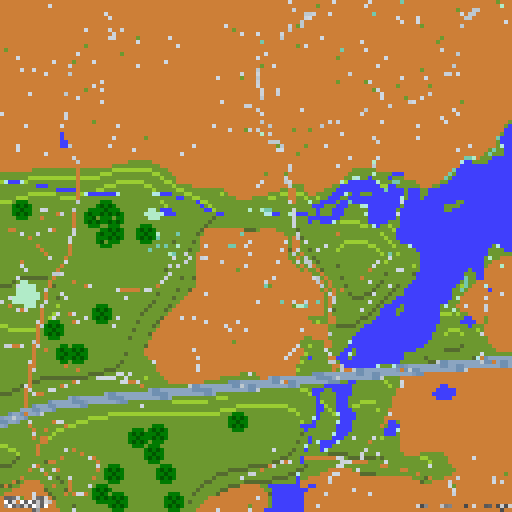

Write Python code to recreate this figure.
import requests
from PIL import Image
import numpy as np
from io import BytesIO
import os
from scipy.ndimage import gaussian_filter, binary_dilation
import random

def get_google_maps_snapshot(lat, lng, api_key, zoom=15, size=(640, 640)):
    """
    Fetch a snapshot from the Google Maps Static API.

    Args:
    - lat (float): Latitude of the center point.
    - lng (float): Longitude of the center point.
    - api_key (str): Google Maps API key.
    - zoom (int): Zoom level for the map.
    - size (tuple): Size of the map image.

    Returns:
    - PIL.Image.Image: The fetched map image.
    """
    base_url = "https://maps.googleapis.com/maps/api/staticmap?"
    scale = 2  # High-resolution scale

    # Style parameter to hide labels and text
    style = [
        "feature:all|element:labels|visibility:off",  # Remove all labels
        "feature:poi|element:labels|visibility:off",  # Remove points of interest labels
        "feature:road|element:labels|visibility:off",  # Remove road labels
    ]

    # Combine styles into a string for the URL
    style_param = "&".join([f"style={s}" for s in style])

    params = {
        "center": f"{lat},{lng}",
        "zoom": zoom,
        "size": f"{size[0]}x{size[1]}",
        "scale": scale,
        "maptype": "default",
        "key": api_key
    }

    # Append the styles to the URL
    response = requests.get(base_url + style_param, params=params)
    if response.status_code == 200:
        return Image.open(BytesIO(response.content))
    else:
        raise Exception(f"Errors: {response.status_code}, {response.text}")

def convert_to_minecraft_palette(image, max_distance=30):
    """
    Convert image colors to a Minecraft-like palette by mapping each pixel to the closest palette color,
    and apply depth algorithm to water areas.

    Args:
    - image (PIL.Image.Image): The input image.
    - max_distance (float): The maximum color distance to consider for mapping.

    Returns:
    - PIL.Image.Image: The transformed image.
    """
    # Minecraft color palette
    # Original color -> Mapped Minecraft color
    palette = {
        'grass': ((211, 248, 226), (108, 152, 47)),    # Light green -> Grass green
        'water': ((144, 218, 238), (64, 63, 252)),     # Light blue -> Water blue
        'light_grey': ((233, 234, 239), (205, 127, 55)),  # Light grey -> Brown
        # Add more mappings if needed
    }

    # Extract the palette colors and their corresponding Minecraft colors
    original_colors = np.array([color[0] for color in palette.values()])
    minecraft_colors = np.array([color[1] for color in palette.values()])

    # Ensure the image is in RGB mode
    if image.mode != 'RGB':
        image = image.convert('RGB')

    # Convert the image to a NumPy array
    image_array = np.array(image)

    # Reshape the image array to a 2D array of pixels
    pixels = image_array.reshape(-1, 3)

    # Compute the distance between each pixel and each color in the palette
    distances = np.linalg.norm(pixels[:, None] - original_colors[None, :], axis=2)

    # Find the minimum distance and the index of the closest palette color for each pixel
    min_distances = np.min(distances, axis=1)
    closest_color_indices = np.argmin(distances, axis=1)

    # Create a mask for pixels within the max_distance
    within_distance = min_distances <= max_distance

    # Map pixels within the threshold to the closest Minecraft color
    new_pixels = pixels.copy()
    new_pixels[within_distance] = minecraft_colors[closest_color_indices[within_distance]]

    # Reshape the new pixels back to the original image shape
    new_image_array = new_pixels.reshape(image_array.shape)

    # Now process the water areas
    new_image_array = process_water_areas(new_image_array, palette)

    # Convert the modified array back to a PIL image
    return Image.fromarray(new_image_array.astype('uint8'))

def process_water_areas(image_array, palette):
    """
    Process water areas to assign depths and apply patterns.

    Args:
    - image_array (numpy.ndarray): The image array after initial color mapping.
    - palette (dict): The color palette used for mapping.

    Returns:
    - numpy.ndarray: The modified image array with water depths applied.
    """
    # Extract Minecraft water color
    minecraft_water_color = np.array(palette['water'][1])

    # Define colors for deep water
    deep_water_color = np.array([0, 0, 139])  # Darker blue for deep water

    # Create a mask for water pixels
    water_mask = np.all(image_array == minecraft_water_color, axis=-1)

    # Create a depth map for water pixels (default 0 for shallow)
    depth_map = np.zeros(image_array.shape[:2], dtype=int)

    # Ensure shoreline is shallow
    # First, identify shoreline pixels (water pixels adjacent to non-water pixels)
    structure = np.ones((3, 3))
    dilated_water_mask = binary_dilation(water_mask, structure=structure)
    shoreline_mask = water_mask & (~dilated_water_mask | water_mask)

    # Set depth to 0 (shallow) for shoreline pixels
    depth_map[shoreline_mask] = 0

    # For other water pixels, randomly assign deep spots
    # Create a random depth map for water pixels
    random_depth = np.random.rand(*image_array.shape[:2])
    # Smooth the random depth map to create natural-looking deep spots
    smooth_depth = gaussian_filter(random_depth, sigma=5)

    # Normalize and threshold to create deep spots
    deep_threshold = 0.6  # Adjust this value to control the amount of deep water
    deep_spots = (smooth_depth > deep_threshold) & water_mask & (~shoreline_mask)
    depth_map[deep_spots] = 1  # Set depth to 1 (deep) for deep spots

    # Apply checker pattern to deep water
    checkerboard = (np.indices(depth_map.shape).sum(axis=0) % 2 == 0)
    deep_water_mask = (depth_map == 1)
    image_array[deep_water_mask & checkerboard] = minecraft_water_color
    image_array[deep_water_mask & ~checkerboard] = deep_water_color
    print(f"Number of water pixels: {np.sum(water_mask)}")
    print(f"Number of shoreline pixels: {np.sum(shoreline_mask)}")
    print(f"Number of deep water pixels after thresholding: {np.sum(deep_spots)}")
    print(f"Number of deep water pixels in depth map: {np.sum(deep_water_mask)}")
    
    return image_array

def add_fake_elevation(image_array, elevation_levels=5):
    """
    Add fake elevation to grass areas in an image and apply vertical scan shading.
    Returns the modified image array and elevation map.
    """
    # Define grass color
    grass_color = np.array([108, 152, 47])  # Base grass color

    # Create a mask of grass pixels
    grass_mask = np.all(image_array == grass_color, axis=-1)

    # Generate random noise over grass pixels
    noise = np.zeros(image_array.shape[:2])
    noise[grass_mask] = np.random.rand(np.count_nonzero(grass_mask))

    # Apply Gaussian filter to smooth the noise
    smooth_noise = gaussian_filter(noise, sigma=5)

    # Normalize the elevation map over grass pixels
    elevation = smooth_noise[grass_mask]
    min_elev, max_elev = elevation.min(), elevation.max()
    elevation_normalized = (elevation - min_elev) / (max_elev - min_elev)  # Normalize to 0-1

    # Quantize elevation into levels
    N_levels = elevation_levels  # Number of levels
    elevation_levels_array = np.floor(elevation_normalized * N_levels).astype(int)
    elevation_levels_array = np.clip(elevation_levels_array, 0, N_levels - 1)  # Ensure levels are between 0 and N-1

    # Create an elevation map with default -1 for non-grass pixels
    elevation_map = np.full(image_array.shape[:2], -1, dtype=int)
    elevation_map[grass_mask] = elevation_levels_array

    # Define shading colors
    base_grass_color = grass_color
    light_color = np.array([154, 205, 50])  # Light green
    dark_color = np.array([85, 107, 47])    # Dark green

    # Copy the original image array to modify
    new_image_array = image_array.copy()

    # Perform vertical scan
    for j in range(image_array.shape[1]):  # For each column
        for i in range(image_array.shape[0]):  # For each row from top to bottom
            if elevation_map[i, j] != -1:  # If it's a grass pixel
                current_level = elevation_map[i, j]
                if i > 0 and elevation_map[i - 1, j] != -1:
                    prev_level = elevation_map[i - 1, j]
                    if current_level > prev_level:
                        # Step up, make it light
                        new_image_array[i, j] = light_color
                    elif current_level < prev_level:
                        # Step down, make it dark
                        new_image_array[i, j] = dark_color
                    else:
                        # No change, base grass color
                        new_image_array[i, j] = base_grass_color
                else:
                    # First row or no grass pixel above
                    new_image_array[i, j] = base_grass_color

    return new_image_array, elevation_map

def add_trees(image_array, elevation_map, tree_count=30):
    """
    Add trees to the image array at random locations away from elevation changes.

    Args:
    - image_array (numpy.ndarray): The image array to modify.
    - elevation_map (numpy.ndarray): The elevation map corresponding to the image.
    - tree_count (int): Number of trees to attempt to place.

    Returns:
    - new_image_array (numpy.ndarray): The image array with trees added.
    """
    # Define grass color
    grass_color = np.array([108, 152, 47])  # Base grass color
    base_grass_color = grass_color
    light_color = np.array([154, 205, 50])  # Light green
    dark_color = np.array([85, 107, 47])    # Dark green

    # Define tree colors
    tree_color_outer = np.array([0, 122, 1])
    tree_color_inner1 = np.array([0, 122, 1])
    tree_color_inner2 = np.array([1, 85, 0])

    # Dimensions
    height, width = image_array.shape[:2]
    tree_size = 5  # Tree is 5x5 pixels

    # Create a copy of the image array to modify
    new_image_array = image_array.copy()

    # Identify suitable locations for trees
    suitable_locations = []

    # We need to avoid the edges to fit a 5x5 tree
    margin = tree_size // 2

    for attempt in range(tree_count * 10):  # Allow multiple attempts to find suitable locations
        # Randomly select a center position
        i = random.randint(margin, height - margin - 1)
        j = random.randint(margin, width - margin - 1)

        # Check if the area is suitable for placing a tree
        area_elevation = elevation_map[i - margin:i + margin + 1, j - margin:j + margin + 1]
        area_pixels = new_image_array[i - margin:i + margin + 1, j - margin:j + margin + 1]

        # Check if all pixels in the area are grass and have the same elevation
        if np.all(area_elevation != -1) and np.all(area_elevation == area_elevation[margin, margin]):
            # Check if the area does not already have a tree (we can check if it's grass color)
            area_colors = area_pixels.reshape(-1, 3)
            if np.all(
                np.any(
                    (area_colors == base_grass_color).all(axis=1) |
                    (area_colors == light_color).all(axis=1) |
                    (area_colors == dark_color).all(axis=1),
                    axis=0
                )
            ):
                suitable_locations.append((i, j))
                if len(suitable_locations) >= tree_count:
                    break  # We have enough locations

    # Now, draw the trees at the suitable locations
    for (i_center, j_center) in suitable_locations:
        # Define the tree pattern
        # Create a 5x5 array representing the tree
        tree_pattern = np.full((tree_size, tree_size, 3), tree_color_outer, dtype=np.uint8)

        # Remove the corners (set them to base grass color)
        tree_pattern[0, 0] = base_grass_color
        tree_pattern[0, -1] = base_grass_color
        tree_pattern[-1, 0] = base_grass_color
        tree_pattern[-1, -1] = base_grass_color

        # Invert the checker pattern in the middle 3x3 area
        for x in range(1, 4):
            for y in range(1, 4):
                if (x + y) % 2 == 0:
                    tree_pattern[x, y] = tree_color_inner2  # Swapped colors
                else:
                    tree_pattern[x, y] = tree_color_inner1

        # Place the tree pattern onto the image
        i_start = i_center - margin
        i_end = i_center + margin + 1
        j_start = j_center - margin
        j_end = j_center + margin + 1

        new_image_array[i_start:i_end, j_start:j_end] = tree_pattern

    return new_image_array

def scale_up_image(image_array, scale_factor=4):
    """
    Scale up the image while keeping it pixelated.

    Args:
    - image_array (numpy.ndarray): The image array to scale up.
    - scale_factor (int): The factor by which to scale the image dimensions.

    Returns:
    - scaled_image (PIL.Image.Image): The scaled-up image.
    """
    image = Image.fromarray(image_array)
    new_size = (image.width * scale_factor, image.height * scale_factor)
    scaled_image = image.resize(new_size, resample=Image.NEAREST)
    return scaled_image

def generate_minecraft_map(lat, lng, api_key, output_dir="./"):
    """
    Generate a Minecraft-style map image with fake elevation, trees, processed water areas,
    and overlay it onto a scaled outline map.
    
    Args:
    - lat (float): Latitude of the center point.
    - lng (float): Longitude of the center point.
    - api_key (str): Google Maps API key.
    - output_dir (str): Directory to save output images.
    
    Returns:
    - PIL.Image.Image: The final image with overlay.
    """
    # Ensure the output directory exists
    os.makedirs(output_dir, exist_ok=True)
    
    # Get the snapshot from Google Maps
    try:
        original_map = get_google_maps_snapshot(lat, lng, api_key)
    
        # Save the original map
        original_map_path = os.path.join(output_dir, "original_map.png")
        original_map.save(original_map_path)
    
        # Resize to 128x128 and save it
        resized_map = original_map.resize((128, 128))
        resized_map_path = os.path.join(output_dir, "resized_map.png")
        resized_map.save(resized_map_path)
    
        # Convert to Minecraft palette and save it
        minecraft_map = convert_to_minecraft_palette(resized_map, max_distance=30)
        minecraft_map_path = os.path.join(output_dir, "minecraft_map.png")
        minecraft_map.save(minecraft_map_path)
    
        # Convert the Minecraft map to a NumPy array for further processing
        minecraft_map_array = np.array(minecraft_map)
    
        # Add fake elevation
        elevated_image_array, elevation_map = add_fake_elevation(minecraft_map_array)
    
        # Add trees
        image_with_trees_array = add_trees(elevated_image_array, elevation_map, tree_count=30)
    
        # Scale up the image
        scale_factor = 4  # Adjust the scale factor as needed
        scaled_image = scale_up_image(image_with_trees_array, scale_factor=scale_factor)
    
        # Save the scaled image
        scaled_image_path = os.path.join(output_dir, "map.png")
        scaled_image.save(scaled_image_path)
        print(f"Scaled image saved to: {scaled_image_path}")
    
        # Load and scale the outline map
        outline_map = Image.open('./Map.png')
    
        # Scale the outline map
        original_size = outline_map.size
        new_size = (original_size[0] * 4, original_size[1] * scale_factor)
        scaled_outline_map = outline_map.resize(new_size, resample=Image.NEAREST)
    
        # Save the scaled outline map
        scaled_outline_map_path = os.path.join(output_dir, "scaled_outline_map.png")
        scaled_outline_map.save(scaled_outline_map_path)
        print(f"Scaled outline map saved to: {scaled_outline_map_path}")
    
        # Overlay the generated map onto the scaled outline map
        outline_width, outline_height = scaled_outline_map.size
        map_width, map_height = scaled_image.size
    
        # Calculate position to center the map on the outline
        x = (outline_width - map_width) // 2
        y = (outline_height - map_height) // 2
    
        # Ensure the generated map has an alpha channel
        if scaled_image.mode != 'RGBA':
            scaled_image = scaled_image.convert('RGBA')
    
        # Ensure the outline map is in RGB mode
        if scaled_outline_map.mode != 'RGBA':
            scaled_outline_map = scaled_outline_map.convert('RGBA')
    
        # Create a copy of the outline map to paste onto
        final_image = scaled_outline_map.copy()
    
        # Paste the generated map onto the outline map, centered
        final_image.paste(scaled_image, (x, y), scaled_image)
    
        # Save the final image
        final_image_path = os.path.join(output_dir, "final_map_overlay.png")
        final_image.save(final_image_path)
        print(f"Final image with overlay saved to: {final_image_path}")
    
        return final_image
    
    except Exception as e:
        print(f"Error: {e}")
        return None


# Example usage
if __name__ == "__main__":
    # Coordinates (latitude, longitude)
    # latitude = 42.145242  # Replace with your latitude 
    # longitude = -88.001543  # Replace with your longitude
    latitude = 37.408327  # Replace with your latitude
    longitude = -77.687022  # Replace with your longitude
    #42.250595, -88.050519
    api_key = "KEY"  # Replace with your API key

    final_image = generate_minecraft_map(latitude, longitude, api_key)
    if final_image:
        final_image.show()  # Show the final image
